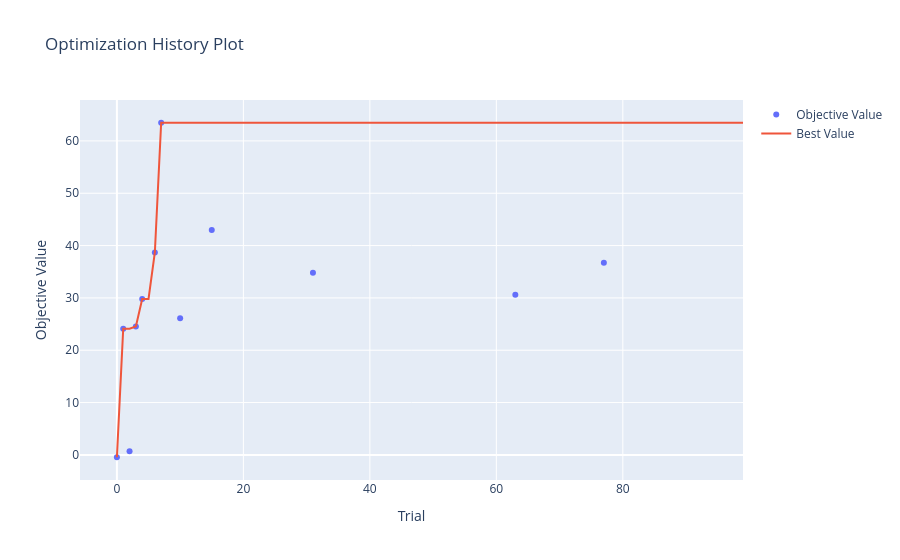
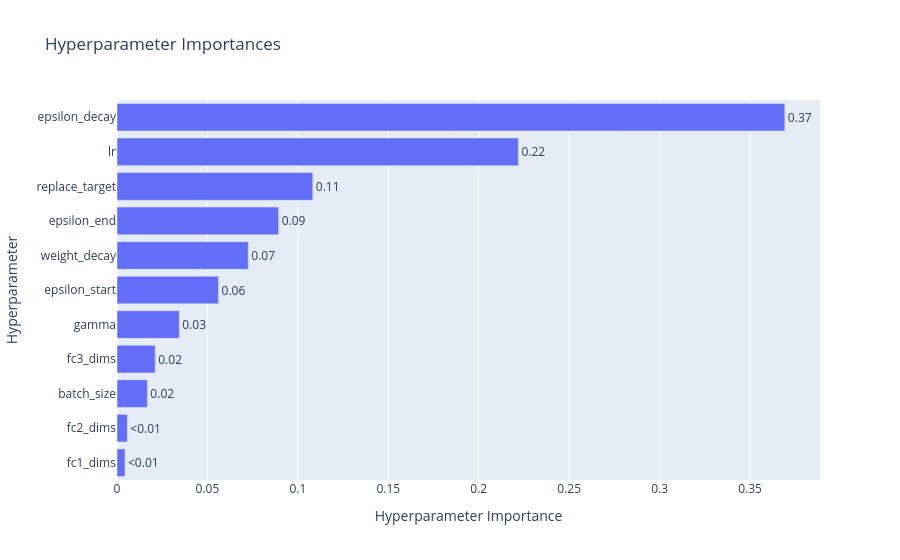

The code cell stored with these charts, in order, in its notebook:
### Markdown cell above
##### Optimization

### Code cell
# Optimization horizons
OPT_EPISODES = 35
OPT_HORIZON = KorakovNaDan * 14

fault_log_path = setup_fault_handler()
optuna_run_name = f"optuna_{time.strftime('%Y%m%d_%H%M%S')}"
optuna_diag = _init_run_diagnostics(optuna_run_name)
_append_run_log(optuna_diag, f"Fault handler: {fault_log_path}")
print(f"Optuna diagnostics folder: {optuna_diag['run_dir']}")
print(f"Fault handler log: {fault_log_path}")


def objective(trial):
    gamma_t = trial.suggest_float("gamma", 0.8, 0.99999, log=True)
    lr_t = trial.suggest_float("lr", 1e-5, 1e-2, log=True)
    epsilon_start_t = trial.suggest_float("epsilon_start", 0.8, 1.0)
    epsilon_end_t = trial.suggest_float("epsilon_end", 0.01, 0.15)
    epsilon_decay_t = trial.suggest_float("epsilon_decay", 1e-6, 2e-4, log=True)
    batch_size_t = trial.suggest_categorical("batch_size", [32, 64, 96, 128])
    fc1_t = trial.suggest_categorical("fc1_dims", [128, 256, 512])
    fc2_t = trial.suggest_categorical("fc2_dims", [64, 128, 256])
    fc3_t = trial.suggest_categorical("fc3_dims", [32, 64, 128])
    replace_target_t = trial.suggest_int("replace_target", KorakovNaDan * 3, KorakovNaDan * 30)
    weight_decay_t = trial.suggest_float("weight_decay", 0.0, 1e-3)

    env = build_dqn_env(
        dataset=train_data,
        dataset_norm=train_data_norm,
        episode_length=OPT_HORIZON,
        reset_mode="random",
        observation_mode="sliding_window",
    )

    state_shape = [int(env.observation_space.shape[0])]
    network_dims = [state_shape[0], fc1_t, fc2_t, fc3_t, len(Action)]

    agent = AgentDQN(
        gamma=gamma_t,
        epsilon=epsilon_start_t,
        lr=lr_t,
        state_shape=state_shape,
        network_dims=network_dims,
        batch_size=batch_size_t,
        eps_end=epsilon_end_t,
        eps_dec=epsilon_decay_t,
        weight_decay=weight_decay_t,
        replace_target=replace_target_t,
    )

    total_reward = 0.0
    trial_ckpt = os.path.join("DQN", f"dqn_model_optuna_trial_{trial.number}")

    try:
        for episode in range(OPT_EPISODES):
            obs, _ = env.reset(options={"reset_mode": "random"})
            episode_reward = 0.0

            for step in range(OPT_HORIZON):
                a = agent.choose_action(obs)
                next_obs, r, terminated, truncated, _ = env.step(a)
                done = bool(terminated or truncated)

                agent.store_transition(obs, a, r, next_obs, done)
                agent.learn()

                obs = next_obs
                episode_reward += r

                if done:
                    break

            total_reward += episode_reward
            score = total_reward / (episode + 1)

            _append_episode_metrics(optuna_diag, {
                "timestamp": dt.datetime.now().isoformat(),
                "scope": "Optuna",
                "run_name": optuna_diag["run_name"],
                "trial": trial.number,
                "episode": episode + 1,
                "episodes_total": OPT_EPISODES,
                "steps": step + 1,
                "episode_reward": float(episode_reward),
                "total_reward": float(total_reward),
                "avg_reward": float(score),
                "epsilon": float(agent.epsilon),
                "memory_rss_mb": _get_process_rss_mb(),
                "done": int(done),
                "status": "ok",
                "error": "",
                "checkpoint_file": trial_ckpt,
            })

            if ((episode + 1) % 5 == 0) or ((episode + 1) == OPT_EPISODES):
                _save_dqn_checkpoint(
                    agent,
                    trial_ckpt,
                    network_dims,
                    episode_idx=episode + 1,
                    extra={
                        "trial": int(trial.number),
                        "epsilon": float(agent.epsilon),
                    },
                )

            trial.report(score, episode)
            if trial.should_prune():
                _append_run_log(optuna_diag, f"Trial {trial.number} pruned at episode {episode + 1}")
                raise optuna.TrialPruned()

    except Exception as exc:
        _append_run_log(optuna_diag, f"Trial {trial.number} failed: {repr(exc)}")
        _append_run_log(optuna_diag, traceback.format_exc())
        raise

    return total_reward / OPT_EPISODES


study = optuna.create_study(
    direction="maximize",
    pruner=optuna.pruners.MedianPruner(n_startup_trials=5, n_warmup_steps=5),
)

print("Starting hyperparameter optimization...")
study.optimize(objective, n_trials=100, timeout=3600)

print("Optimization completed.")
print(f"Finished trials: {len(study.trials)}")
print(f"Best trial: {study.best_trial.number}")
print(f"Best value: {study.best_trial.value:.4f}")

best_params = study.best_trial.params

plot_optimization_history(study).show()
plot_param_importances(study).show()

### Figure 1 — Plotly figure (JSON) as saved in the notebook; plotly's stock layout.template omitted (floating-point values rounded to 4 significant figures)
{"data": [{"mode": "markers", "name": "Objective Value", "type": "scatter", "x": [0, 1, 2, 3, 4, 6, 7, 10, 15, 31, 63, 77], "y": [-0.4525, 24.11, 0.6796, 24.55, 29.8, 38.68, 63.47, 26.14, 42.99, 34.79, 30.6, 36.72]}, {"mode": "lines", "name": "Best Value", "type": "scatter", "x": [0, 1, 2, 3, 4, 5, 6, 7, 8, 9, 10, 11, 12, 13, 14, 15, 16, 17, 18, 19, 20, 21, 22, 23, 24, 25, 26, 27, 28, 29, 30, 31, 32, 33, 34, 35, 36, 37, 38, 39, 40, 41, 42, 43, 44, 45, 46, 47, 48, 49, 50, 51, 52, 53, 54, 55, 56, 57, 58, 59, 60, 61, 62, 63, 64, 65, 66, 67, 68, 69, 70, 71, 72, 73, 74, 75, 76, 77, 78, 79, 80, 81, 82, 83, 84, 85, 86, 87, 88, 89, 90, 91, 92, 93, 94, 95, 96, 97, 98, 99], "y": [-0.4525, 24.11, 24.11, 24.55, 29.8, 29.8, 38.68, 63.47, 63.47, 63.47, 63.47, 63.47, 63.47, 63.47, 63.47, 63.47, 63.47, 63.47, 63.47, 63.47, 63.47, 63.47, 63.47, 63.47, 63.47, 63.47, 63.47, 63.47, 63.47, 63.47, 63.47, 63.47, 63.47, 63.47, 63.47, 63.47, 63.47, 63.47, 63.47, 63.47, 63.47, 63.47, 63.47, 63.47, 63.47, 63.47, 63.47, 63.47, 63.47, 63.47, 63.47, 63.47, 63.47, 63.47, 63.47, 63.47, 63.47, 63.47, 63.47, 63.47, 63.47, 63.47, 63.47, 63.47, 63.47, 63.47, 63.47, 63.47, 63.47, 63.47, 63.47, 63.47, 63.47, 63.47, 63.47, 63.47, 63.47, 63.47, 63.47, 63.47, 63.47, 63.47, 63.47, 63.47, 63.47, 63.47, 63.47, 63.47, 63.47, 63.47, 63.47, 63.47, 63.47, 63.47, 63.47, 63.47, 63.47, 63.47, 63.47, 63.47]}, {"marker": {"color": "#cccccc"}, "mode": "markers", "name": "Infeasible Trial", "showlegend": false, "type": "scatter", "x": [], "y": []}], "layout": {"title": {"text": "Optimization History Plot"}, "xaxis": {"title": {"text": "Trial"}}, "yaxis": {"title": {"text": "Objective Value"}}}}

### Figure 2 — Plotly figure (JSON) as saved in the notebook; plotly's stock layout.template omitted (floating-point values rounded to 4 significant figures)
{"data": [{"cliponaxis": false, "hovertemplate": ["fc1_dims (CategoricalDistribution): 0.00441066588727316<extra></extra>", "fc2_dims (CategoricalDistribution): 0.005712288910885136<extra></extra>", "batch_size (CategoricalDistribution): 0.016787232192523045<extra></extra>", "fc3_dims (CategoricalDistribution): 0.021128167639386197<extra></extra>", "gamma (FloatDistribution): 0.03441781048924928<extra></extra>", "epsilon_start (FloatDistribution): 0.056146119997945824<extra></extra>", "weight_decay (FloatDistribution): 0.0725790447247882<extra></extra>", "epsilon_end (FloatDistribution): 0.08938033749997892<extra></extra>", "replace_target (IntDistribution): 0.10825216110520226<extra></extra>", "lr (FloatDistribution): 0.2219294129583486<extra></extra>", "epsilon_decay (FloatDistribution): 0.36925675859441914<extra></extra>"], "name": "Objective Value", "orientation": "h", "text": ["<0.01", "<0.01", "0.02", "0.02", "0.03", "0.06", "0.07", "0.09", "0.11", "0.22", "0.37"], "textposition": "outside", "type": "bar", "x": [0.004411, 0.005712, 0.01679, 0.02113, 0.03442, 0.05615, 0.07258, 0.08938, 0.1083, 0.2219, 0.3693], "y": ["fc1_dims", "fc2_dims", "batch_size", "fc3_dims", "gamma", "epsilon_start", "weight_decay", "epsilon_end", "replace_target", "lr", "epsilon_decay"]}], "layout": {"title": {"text": "Hyperparameter Importances"}, "xaxis": {"title": {"text": "Hyperparameter Importance"}}, "yaxis": {"title": {"text": "Hyperparameter"}}}}
